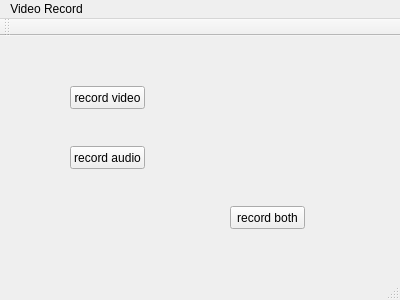
<?xml version="1.0" encoding="UTF-8"?>
<ui version="4.0">
 <class>MainWindow</class>
 <widget class="QMainWindow" name="MainWindow">
  <property name="geometry">
   <rect>
    <x>0</x>
    <y>0</y>
    <width>400</width>
    <height>300</height>
   </rect>
  </property>
  <property name="windowTitle">
   <string>MainWindow</string>
  </property>
  <widget class="QWidget" name="centralWidget">
   <widget class="QPushButton" name="recordvideo">
    <property name="geometry">
     <rect>
      <x>70</x>
      <y>50</y>
      <width>75</width>
      <height>23</height>
     </rect>
    </property>
    <property name="text">
     <string>record video</string>
    </property>
   </widget>
   <widget class="QPushButton" name="recordaudio">
    <property name="geometry">
     <rect>
      <x>70</x>
      <y>110</y>
      <width>75</width>
      <height>23</height>
     </rect>
    </property>
    <property name="text">
     <string>record audio</string>
    </property>
   </widget>
   <widget class="QPushButton" name="pushButton">
    <property name="geometry">
     <rect>
      <x>230</x>
      <y>170</y>
      <width>75</width>
      <height>23</height>
     </rect>
    </property>
    <property name="text">
     <string>record both</string>
    </property>
   </widget>
  </widget>
  <widget class="QMenuBar" name="menuBar">
   <property name="geometry">
    <rect>
     <x>0</x>
     <y>0</y>
     <width>400</width>
     <height>21</height>
    </rect>
   </property>
   <widget class="QMenu" name="menuVideo_Record">
    <property name="title">
     <string>Video Record</string>
    </property>
   </widget>
   <addaction name="menuVideo_Record"/>
  </widget>
  <widget class="QToolBar" name="mainToolBar">
   <attribute name="toolBarArea">
    <enum>TopToolBarArea</enum>
   </attribute>
   <attribute name="toolBarBreak">
    <bool>false</bool>
   </attribute>
  </widget>
  <widget class="QStatusBar" name="statusBar"/>
 </widget>
 <layoutdefault spacing="6" margin="11"/>
 <resources/>
 <connections/>
</ui>
